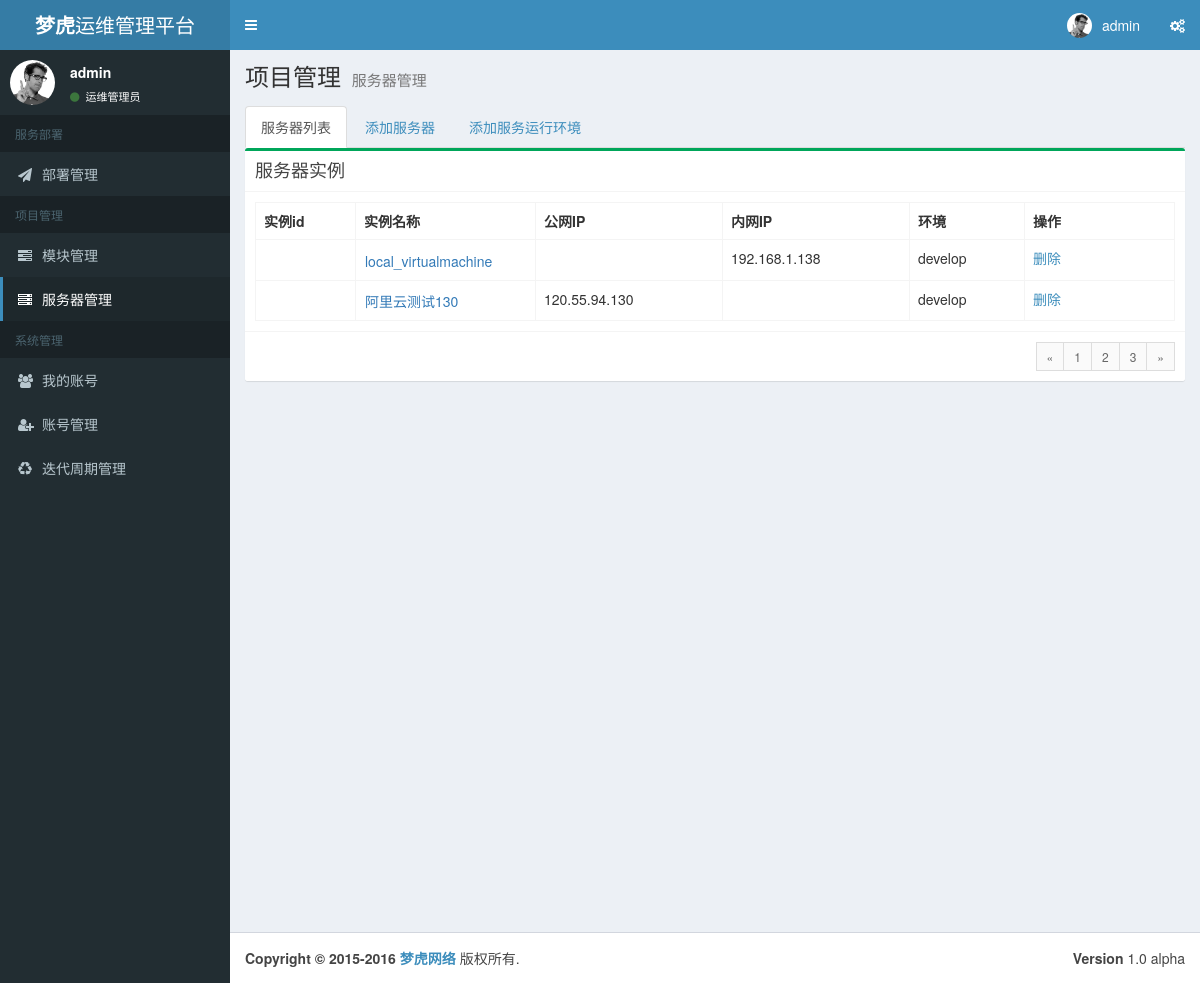
The page /build/server_manage (signed in) on the database as committed earlier.
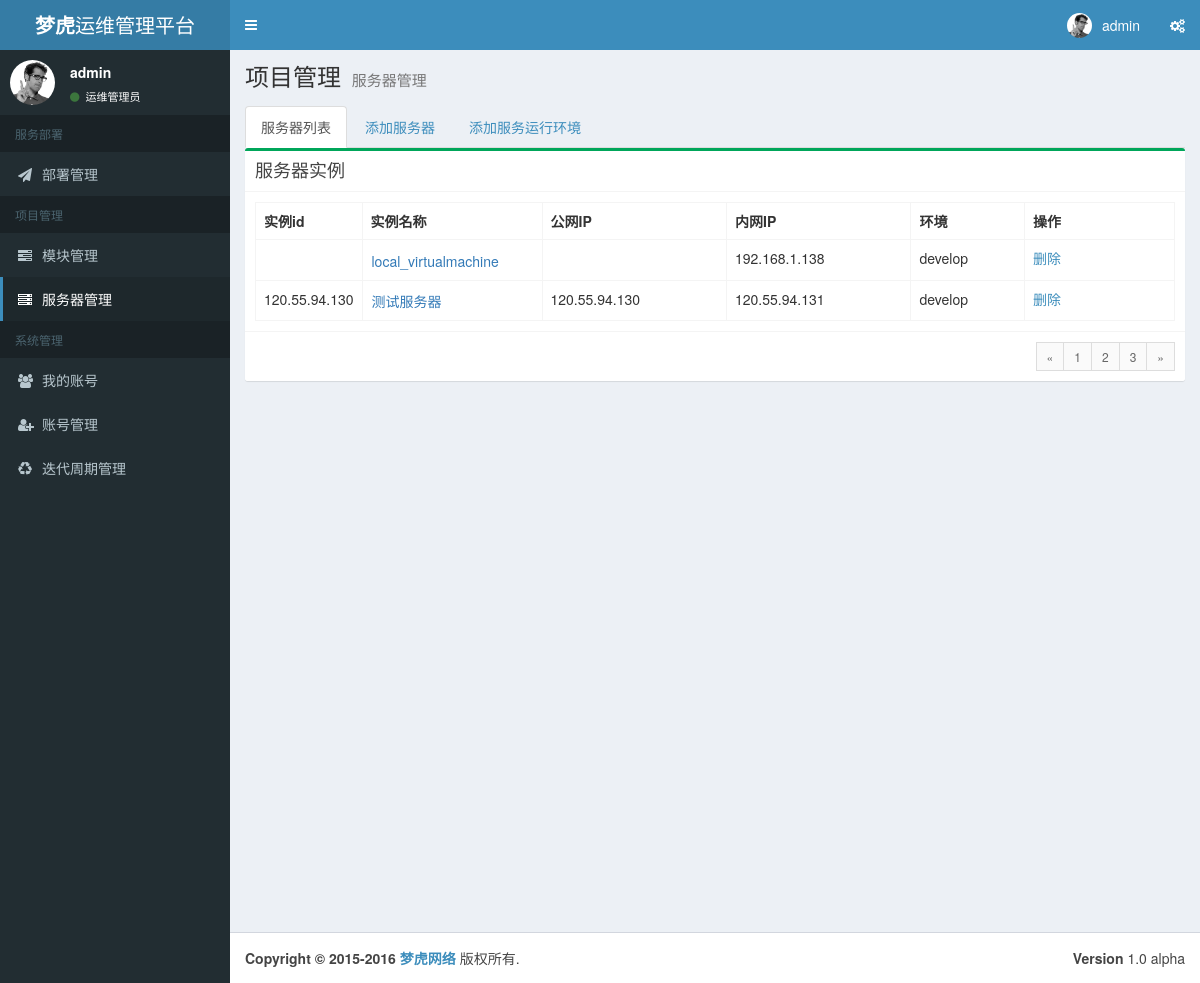
The same page on the database as committed later.
### tables this page shows
CREATE TABLE servers (
  id integer primary key autoincrement,
  aliid text,
  name text not null,
  type not null default 0,
  username not null,
  password not null,
  ip_outer text,
  ip_inner text,
  environment text not null
);

### views/build.py (the view)
@build.route("/server_manage")
def server_manage():
    if not session.get('logged_in'):
        abort(401)
    cur = g.db.execute("SELECT * FROM servers ORDER BY environment DESC")
    servers = cur.fetchall()
    return render_template("server_manage.html",
                           service_type=SERVICE_TYPE["PROJECT_MANEGE"],
                           service_name=PROJECT_MANEGE["SERVER_MANAGE"],
                           servers=servers)

### run.py (called while the page is built)
def connect_db():
    rv = sqlite3.connect(app.config['DATABASE'])
    rv.row_factory = sqlite3.Row
    return rv

@app.before_request
def before_request():
    g.db = connect_db()
    g.cf = configparser.ConfigParser()
    g.cf.read("config.iml")

@app.teardown_request
def teardown_request(exception):
    if exception is not None:
        print(exception)
    db = getattr(g, 'db', None)
    if db is not None:
        db.close()
    g.db.close()

### templates/server_manage.html (shortened to what this page needs)
{% extends "base_layout.html" %}
{% block css %}
    <link href="{{ url_for('static', filename='basstyle.css') }}" rel="stylesheet" type="text/css"/>
{% endblock %}
{% block body %}
<ul class="nav nav-tabs" role="tablist">
    <li role="presentation" class="active"><a href="#server_list" aria-controls="server_list" role="tab" data-toggle="tab">服务器列表</a></li>
    <li role="presentation"><a href="#server_new" aria-controls="server_new" role="tab" data-toggle="tab">添加服务器</a></li>
    <li role="presentation"><a href="#server_environment" aria-controls="server_environment" role="tab" data-toggle="tab">添加服务运行环境</a></li>
</ul>
  <div class="tab-content">
    <div role="tabpanel" class="tab-pane active" id="server_list">
        <div class="row">
            <div class="col-xs-12">
                <div class="box box-success">
                    <div class="box-header with-border">
                        <h3 class="box-title">服务器实例</h3>
                    </div>
                    <div class="box-body">
                        <table class="table table-bordered">
                            <tr>
                                <th style="width: 100px">实例id</th>
                                <th style="width: 180px">实例名称</th>
                                <th>公网IP</th>
                                <th>内网IP</th>
                                <th>环境</th>
                                <th style="width: 150px">操作</th>
                            </tr>
                            {% for server in servers %}
                            <tr>
                                <td>{{ server.aliid }}</td>
                                <td>
                                    <a class="btn btn-link btn-a btn-server" data-toggle="modal" data-target="#server_modal">{{ server.name }}</a>
                                </td>
                                <td>{{ server.ip_outer }}</td>
                                <td>{{ server.ip_inner }}</td>
                                <td>{{ server.environment }}</td>
                                <td><a href="/build/server_delete/{{ server.id }}">删除</a></td>
                            </tr>
                            {% endfor %}
                        </table>
                    </div>
                    <div class="box-footer clearfix">
                        <ul class="pagination pagination-sm no-margin pull-right">
                            <li><a href="#">&laquo;</a></li>
                            <li><a href="#">1</a></li>
                            <li><a href="#">2</a></li>
                            <li><a href="#">3</a></li>
                            <li><a href="#">&raquo;</a></li>
                        </ul>
                    </div>
                </div>
            </div>
        </div>
    </div>
  </div>
{% endblock %}

Rows that differ between the two databases and show on the page:
removed servers: name "阿里云测试130", ip_outer "120.55.94.130", environment "develop"
added servers: aliid "120.55.94.130", name "测试服务器", ip_outer "120.55.94.130", ip_inner "120.55.94.131", environment "develop"
